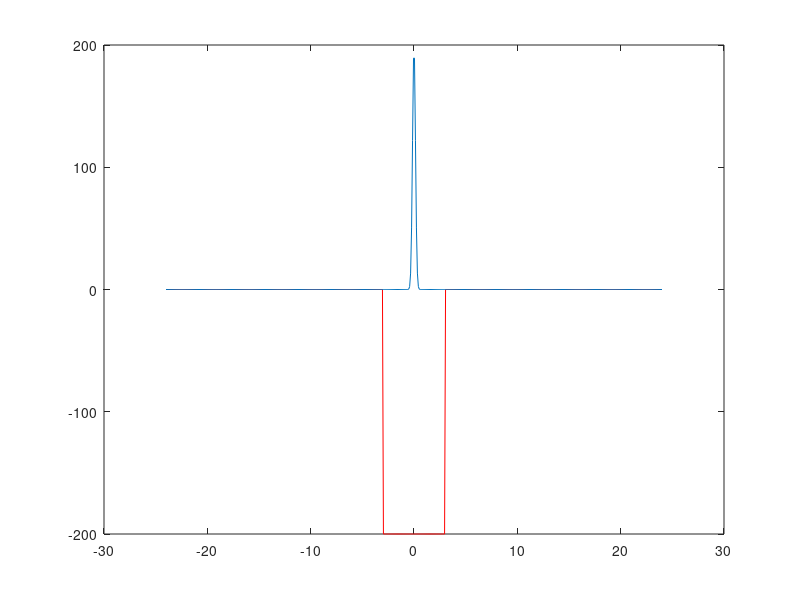
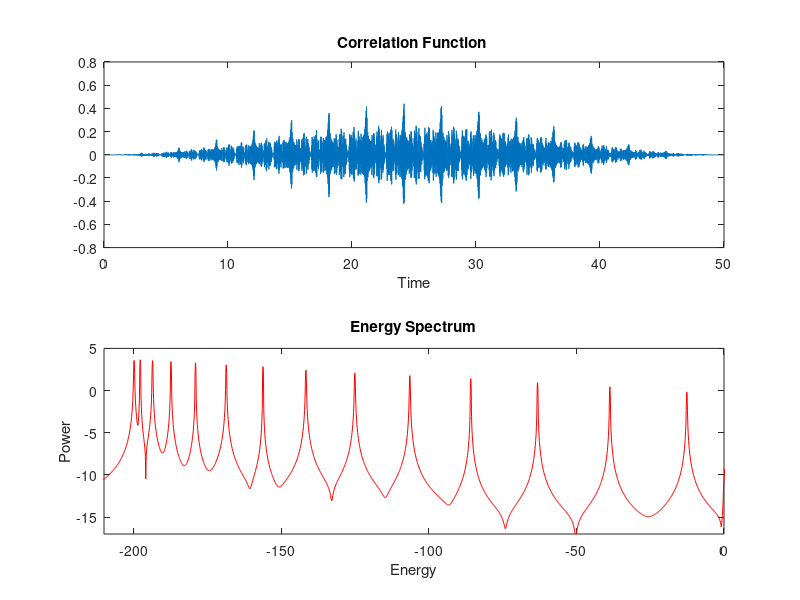
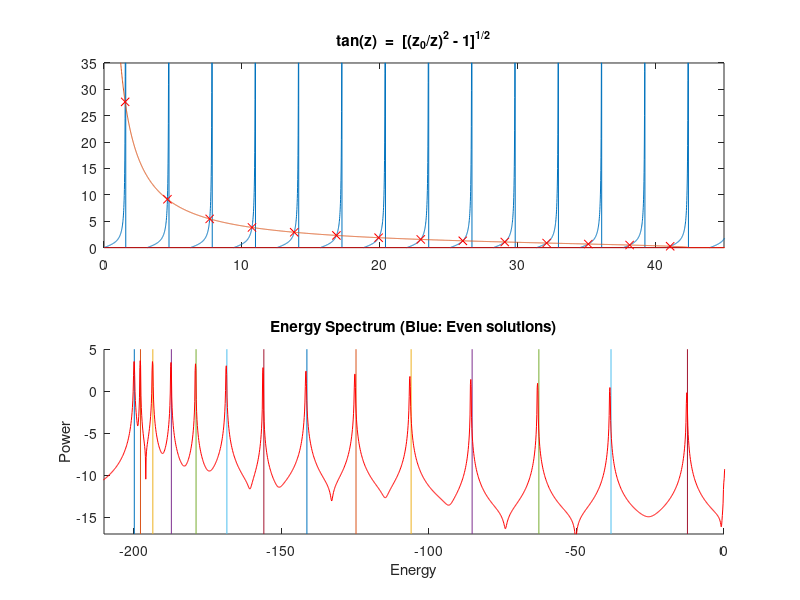

Write MATLAB code to recreate these figures, in order.
%% Finite Square Well: Split-Operator Method
%% Ref: M. D. Feit, J. A. Fleck, Jr., and A. Steiger, 
%%      "Solution of the Schrodinger Equation by a Spectral Method",
%%      Journal of Computational Physics 47, 412-433 (1982).
%% Ref: D. J. Griffiths, 
%%      "Introduction to Quantum Mechanics",
%%      ISBN 0-13-124405-1
%% 
clear all; close all;
a = 48;  %% Length
M = 1/2; %% Mass
N = 512;
x = linspace(-a/2,a/2,N); x = x';
%k = N*linspace(-1/2,1/2,N); k = k';
k = -N/2:N/2-1; k = k';
dt = 1e-3; %% Time step
%%-------------------------------------------------------------------------
%%
%%% Potential
V0 = 200;
V = zeros(length(x),1) - V0; % 1*((2*x).^2 - (0.6*a)^2);  %  
b = a/16;
V(x<-b) = 0;
V(x>+b) = 0;
% V(1:5) = V(1:5)-i*1e3;  %% Absorption at simulation boundary
% V(end-5:end) = V(end-5:end)-i*1e3;  %% Absorption at simulation boundary
%%%
%%-------------------------------------------------------------------------
%%
%%% initial wave packet
%% Gaussian
Phi0 = exp(-(5*(x-0*a/128)).^2);
%
%% Odd
% mode = 3;
% Phi0 = sqrt(2/b)*sin(mode*pi*x/b);
% Phi0(x<-b) = 0;
% Phi0(x>+b) = 0;
%
%% Even
% mode = 8;
% Phi0 = sqrt(2/b)*cos(mode*pi*x/b);
% Phi0(x<-b) = 0;
% Phi0(x>+b) = 0;
%%
%%-------------------------------------------------------------------------
%%
Phi0c = conj(Phi0); %% real(Phi0)- i*imag(Phi0);
%%
figure(1);set(gcf,'position',[37 208 538 732]);
plot(x,V,'r');hold on;plot(x,max(abs(real(V)))*abs(Phi0c));hold off; pause(1);
%%
GK = fftshift(exp(-(i*dt/(4*M))*((2*pi/a)^2)*(k.^2))); %% dt/2 kinetic energy propagator
GK2 = fftshift(exp(-(i*dt/(2*M))*((2*pi/a)^2)*(k.^2))); %% dt kinetic energy propagator
GV = exp(-i*dt*V); %% Potential spatial interaction
% plot((-(dt/(4*M))*((2*pi/a)^2)*(k.^2)));
% plot(-dt*V);
%%
iPhi = fft(Phi0);
Phi = ifft(iPhi.*GK);
Phi = GV.*Phi;
NPt = 50000;
Pt = zeros(1,NPt);
En = -105.99;  %% Energy eigen value
T = dt*NPt;
t = linspace(0,T,NPt);
wt = (1-cos(2*pi*t/length(t)));
uns = 0;
tic
for nrn = 1:NPt
    % momentum space propagation
    iPhi = iPhi.*GK;
    % move into physical space and apply potential operator
    Phi = ifft(iPhi);
    Phi = GV.*Phi;
    % move into momentum space and propagate again
    iPhi = fft(Phi);
    iPhi = iPhi.*GK;
    % move back into physical space and record P(t) at the sample point
    Phi = ifft(iPhi);
    Pt(nrn) = trapz(x, Phi0c.*Phi);
end
toc
iPhi = fft(Phi);
Phi = ifft(iPhi.*GK);
%%

%this is crap this is crap careful about what you're doing here!
disp('!!!!!!!!warning shifting Pt!!');
Pt = [Pt(1) Pt];
Pt = Pt(1:length(Pt)-1);

estep = 1;  %% Sampling period
Po = Pt(1:estep:length(Pt));
T = dt*NPt;
t = linspace(0,T,length(Po));
E = (1/dt)*(linspace(-pi,pi,length(Po)));
%%
Po = (1-cos(2*pi*t/T)).*Po;
Pe = fftshift(fft((Po/T)));
%%
figure(2);subplot(2,1,1);plot(t,real(Po));
title('Correlation Function ');xlabel('Time');
figure(2);subplot(2,1,2);plot(E,log(fliplr(abs(Pe))),'r');
title('Energy Spectrum');xlabel('Energy');ylabel('Power');
axis([-210 0 -17 5]);
pause(1);

%%-------------------------------------------------------------------------
%% Analytic method: For Even Solutions (Even Wave functions)
%%
z0 = b*sqrt(2*M*V0);
z = 0:0.01:20*pi;
y1 = tan(z);
y2 = sqrt((z0./z).^2 - 1);
figure(3);subplot(2,1,1);plot(z,y1,z,y2);
hold on;
plot(z,0*z,'r');
axis([0 45 0 35]);
title('tan(z)  =  [(z_0/z)^2 - 1]^{1/2}');
crss_n = [1.5 4.5 7.6 10.8 13.83 16.9 20.0 23.0 26.1 29.1 32.2 35.2 38.2 41.1]; 
%% ^-- get these values by looking at the graph (approx)
g =  inline('tan(z) - sqrt((z0/z).^2 - 1)','z','z0');
for nrn = 1:14
zn(nrn) = fzero(@(z) g(z,z0),crss_n(nrn));
end
figure(3);subplot(2,1,1);hold on;plot(zn,tan(zn),'rx');
q = zn/b;
Em = ((q.^2)/(2*M))-V0;
%%
for nrn = 1:length(Em),
    figure(3);subplot(2,1,2);hold on; 
    plot([Em(nrn),Em(nrn)],[-17,6]); 
end
%%
figure(3);subplot(2,1,2);
plot(E,log(fliplr(abs(Pe))),'r');hold on;
title('Energy Spectrum (Blue: Even solutions)');
xlabel('Energy');ylabel('Power');
axis([-210 0 -17 5]);
%%
%%-------------------------------------------------------------------------
